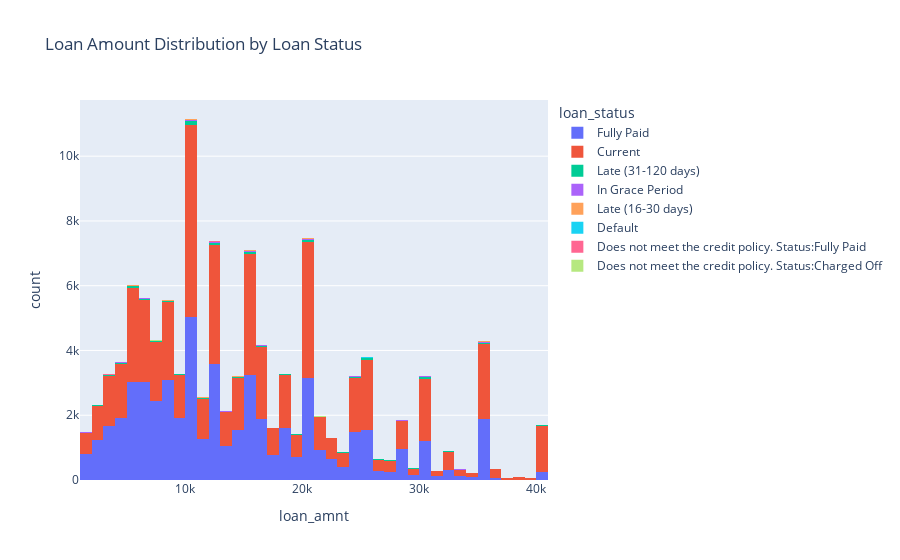

Notebook code cell kept with this figure:
### Code cell
import plotly.express as px

fig = px.histogram(data, x="loan_amnt", color="loan_status", nbins=50, title="Loan Amount Distribution by Loan Status")
fig.show()

### Figure 1 — Plotly figure (JSON) as saved in the notebook; plotly's stock layout.template omitted (floating-point values rounded to 4 significant figures; data arrays with more than 128 entries replaced by an {"elided": "..."} marker saying what was removed)
{"data": [{"bingroup": "x", "hovertemplate": "loan_status=Fully Paid<br>loan_amnt=%{x}<br>count=%{y}<extra></extra>", "legendgroup": "Fully Paid", "marker": {"color": "#636efa", "pattern": {"shape": ""}}, "name": "Fully Paid", "nbinsx": 50, "orientation": "v", "showlegend": true, "type": "histogram", "x": {"elided": "53648 float values"}, "xaxis": "x", "yaxis": "y"}, {"bingroup": "x", "hovertemplate": "loan_status=Current<br>loan_amnt=%{x}<br>count=%{y}<extra></extra>", "legendgroup": "Current", "marker": {"color": "#EF553B", "pattern": {"shape": ""}}, "name": "Current", "nbinsx": 50, "orientation": "v", "showlegend": true, "type": "histogram", "x": {"elided": "57513 float values"}, "xaxis": "x", "yaxis": "y"}, {"bingroup": "x", "hovertemplate": "loan_status=Late (31-120 days)<br>loan_amnt=%{x}<br>count=%{y}<extra></extra>", "legendgroup": "Late (31-120 days)", "marker": {"color": "#00cc96", "pattern": {"shape": ""}}, "name": "Late (31-120 days)", "nbinsx": 50, "orientation": "v", "showlegend": true, "type": "histogram", "x": {"elided": "1084 float values"}, "xaxis": "x", "yaxis": "y"}, {"bingroup": "x", "hovertemplate": "loan_status=In Grace Period<br>loan_amnt=%{x}<br>count=%{y}<extra></extra>", "legendgroup": "In Grace Period", "marker": {"color": "#ab63fa", "pattern": {"shape": ""}}, "name": "In Grace Period", "nbinsx": 50, "orientation": "v", "showlegend": true, "type": "histogram", "x": {"elided": "416 float values"}, "xaxis": "x", "yaxis": "y"}, {"bingroup": "x", "hovertemplate": "loan_status=Late (16-30 days)<br>loan_amnt=%{x}<br>count=%{y}<extra></extra>", "legendgroup": "Late (16-30 days)", "marker": {"color": "#FFA15A", "pattern": {"shape": ""}}, "name": "Late (16-30 days)", "nbinsx": 50, "orientation": "v", "showlegend": true, "type": "histogram", "x": {"elided": "202 float values"}, "xaxis": "x", "yaxis": "y"}, {"bingroup": "x", "hovertemplate": "loan_status=Default<br>loan_amnt=%{x}<br>count=%{y}<extra></extra>", "legendgroup": "Default", "marker": {"color": "#19d3f3", "pattern": {"shape": ""}}, "name": "Default", "nbinsx": 50, "orientation": "v", "showlegend": true, "type": "histogram", "x": [25000.0, 9000.0], "xaxis": "x", "yaxis": "y"}, {"bingroup": "x", "hovertemplate": "loan_status=Does not meet the credit policy. Status:Fully Paid<br>loan_amnt=%{x}<br>count=%{y}<extra></extra>", "legendgroup": "Does not meet the credit policy. Status:Fully Paid", "marker": {"color": "#FF6692", "pattern": {"shape": ""}}, "name": "Does not meet the credit policy. Status:Fully Paid", "nbinsx": 50, "orientation": "v", "showlegend": true, "type": "histogram", "x": [3000.0, 8000.0, 5000.0, 8000.0, 4800.0, 8000.0, 16750.0, 4000.0, 8000.0, 2100.0, 20000.0, 18000.0, 4000.0, 5000.0, 2500.0, 15000.0, 4800.0, 2500.0, 11500.0, 6000.0, 6000.0, 21000.0, 6950.0, 25000.0, 3250.0, 13000.0, 1700.0, 8500.0, 6000.0, 9600.0, 12000.0, 10000.0, 25000.0, 20000.0, 24200.0, 25000.0, 4800.0, 8000.0, 10000.0, 5000.0, 5000.0, 14100.0, 3200.0, 7000.0, 12600.0, 3500.0, 10000.0, 15000.0, 4000.0, 5000.0, 5000.0, 12000.0, 5375.0, 1500.0, 11000.0, 7500.0, 3600.0, 7500.0, 7000.0, 4000.0, 5000.0, 7500.0, 1800.0, 6700.0, 7500.0, 9250.0, 1800.0, 8800.0, 4800.0, 25000.0, 12000.0, 9000.0, 10000.0, 2050.0, 2500.0, 1800.0, 3200.0, 7000.0, 5000.0, 12000.0, 3000.0, 14000.0, 2000.0, 1675.0, 14500.0, 10000.0, 10000.0, 10000.0, 5275.0, 8600.0, 5000.0, 5000.0, 6000.0, 1000.0], "xaxis": "x", "yaxis": "y"}, {"bingroup": "x", "hovertemplate": "loan_status=Does not meet the credit policy. Status:Charged Off<br>loan_amnt=%{x}<br>count=%{y}<extra></extra>", "legendgroup": "Does not meet the credit policy. Status:Charged Off", "marker": {"color": "#B6E880", "pattern": {"shape": ""}}, "name": "Does not meet the credit policy. Status:Charged Off", "nbinsx": 50, "orientation": "v", "showlegend": true, "type": "histogram", "x": [7200.0, 5600.0, 4000.0, 19000.0, 10750.0, 13200.0, 18000.0, 25000.0, 8000.0, 10800.0, 12000.0, 13000.0, 10000.0, 16000.0, 21600.0, 2000.0, 25000.0, 5000.0, 8000.0, 20000.0, 7000.0, 4150.0, 14700.0, 5500.0, 15100.0, 18000.0, 5250.0, 5000.0, 3500.0, 15000.0, 1800.0, 7000.0, 5000.0, 1000.0, 10000.0, 25000.0, 5000.0], "xaxis": "x", "yaxis": "y"}], "layout": {"barmode": "relative", "legend": {"title": {"text": "loan_status"}, "tracegroupgap": 0}, "title": {"text": "Loan Amount Distribution by Loan Status"}, "xaxis": {"anchor": "y", "domain": [0, 1], "title": {"text": "loan_amnt"}}, "yaxis": {"anchor": "x", "domain": [0, 1], "title": {"text": "count"}}}}
